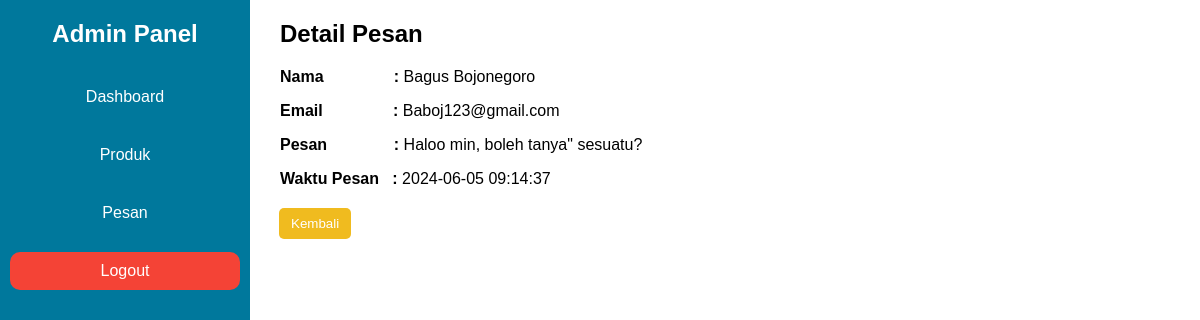
Page /admin/lihat_pesan.php?id=1 on the committed database.
### tables this page shows
CREATE TABLE `pesan` (
  `id_pesan` int(11) NOT NULL,
  `nama` varchar(255) NOT NULL,
  `email` varchar(255) NOT NULL,
  `pesan` text NOT NULL,
  `waktu_pesan` timestamp NOT NULL DEFAULT current_timestamp()
);

### admin/lihat_pesan.php (the view, shortened to what this page needs)
<!DOCTYPE html>
<html lang="en">
<head>
    <link rel="stylesheet" href="admin.css">
</head>
<body>
    <div class="sidebar">
        <h2>Admin Panel</h2>
        <ul>
            <li><a href="index.php">Dashboard</a></li>
            <li><a href="produk.php">Produk</a></li>
            <li><a href="pesan.php">Pesan</a></li>
            <li><a class="logout" href="../logout.php">Logout</a></li>
        </ul>
    </div>
    <div class="content" style="padding: 20px 30px 20px 30px;">
        <h2>Detail Pesan</h2>
        <?php
        include 'koneksi.php';
        $id_pesan = $_GET['id'];
        $query = "SELECT * FROM pesan WHERE id_pesan = $id_pesan";
        $result = mysqli_query($conn, $query);
        if (mysqli_num_rows($result) == 1) {
            $row = mysqli_fetch_assoc($result);
            echo "<p><strong>Nama &nbsp;&nbsp;&nbsp;&nbsp;&nbsp;&nbsp;&nbsp;&nbsp;&nbsp;&nbsp;&nbsp;&nbsp;&nbsp;&ensp;: </strong>" . $row['nama'] . "</p>";
            echo "<p><strong>Email &nbsp;&nbsp;&nbsp;&nbsp;&nbsp;&nbsp;&nbsp;&nbsp;&nbsp;&nbsp;&nbsp;&nbsp;&nbsp;&ensp;: </strong>" . $row['email'] . "</p>";
            echo "<p><strong>Pesan &nbsp;&nbsp;&nbsp;&nbsp;&nbsp;&nbsp;&nbsp;&nbsp;&nbsp;&nbsp;&nbsp;&nbsp;&nbsp;&nbsp;: </strong>" . $row['pesan'] . "</p>";
            echo "<p><strong>Waktu Pesan &nbsp;&nbsp;: </strong>" . $row['waktu_pesan'] . "</p>";
        } else {
            echo "Pesan tidak ditemukan.";
        }
        ?>
        <a href="pesan.php" style="margin-left:-5px;">
            <button> Kembali </button></a>
    </div>
</body>
</html>

### admin/admin.css (style rules this page uses)
body { font-family: "Poppins", sans-serif; margin: 0; display: flex; }
button { background-color: #f0bb1f; color:white; }
.sidebar { height: 100%; width: 250px; position: fixed; top: 0; left: 0; background-color: #00789c; padding-top: 20px; color: #fff; }
.sidebar h2 { text-align: center; }
.sidebar ul { list-style-type: none; padding: 0; margin: 0; }
.sidebar ul li { padding: 10px; text-align: center; }
.sidebar ul li a { color: #fff; text-decoration: none; display: block; padding: 10px; border-radius: 5px; transition: background-color 0.3s; }
.sidebar ul li a[class="logout"] { color: #fff; text-decoration: none; display: block; padding: 10px; border-radius: 10px; background-color: #f44336; transition: background-color 0.3s; }
.content { margin-left: 250px; padding: 20px; width: calc(100% - 250px); text-align: justify; }
h2 { margin-top: 0; }
button { padding: 8px 12px; margin: 4px; border: none; border-radius: 5px; cursor: pointer; transition: background-color 0.3s; }

### rows in the picture
pesan: nama "Bagus Bojonegoro", email "Baboj123@gmail.com", pesan "Haloo min, boleh tanya\" sesuatu?", waktu_pesan "2024-06-05 09:14:37"
